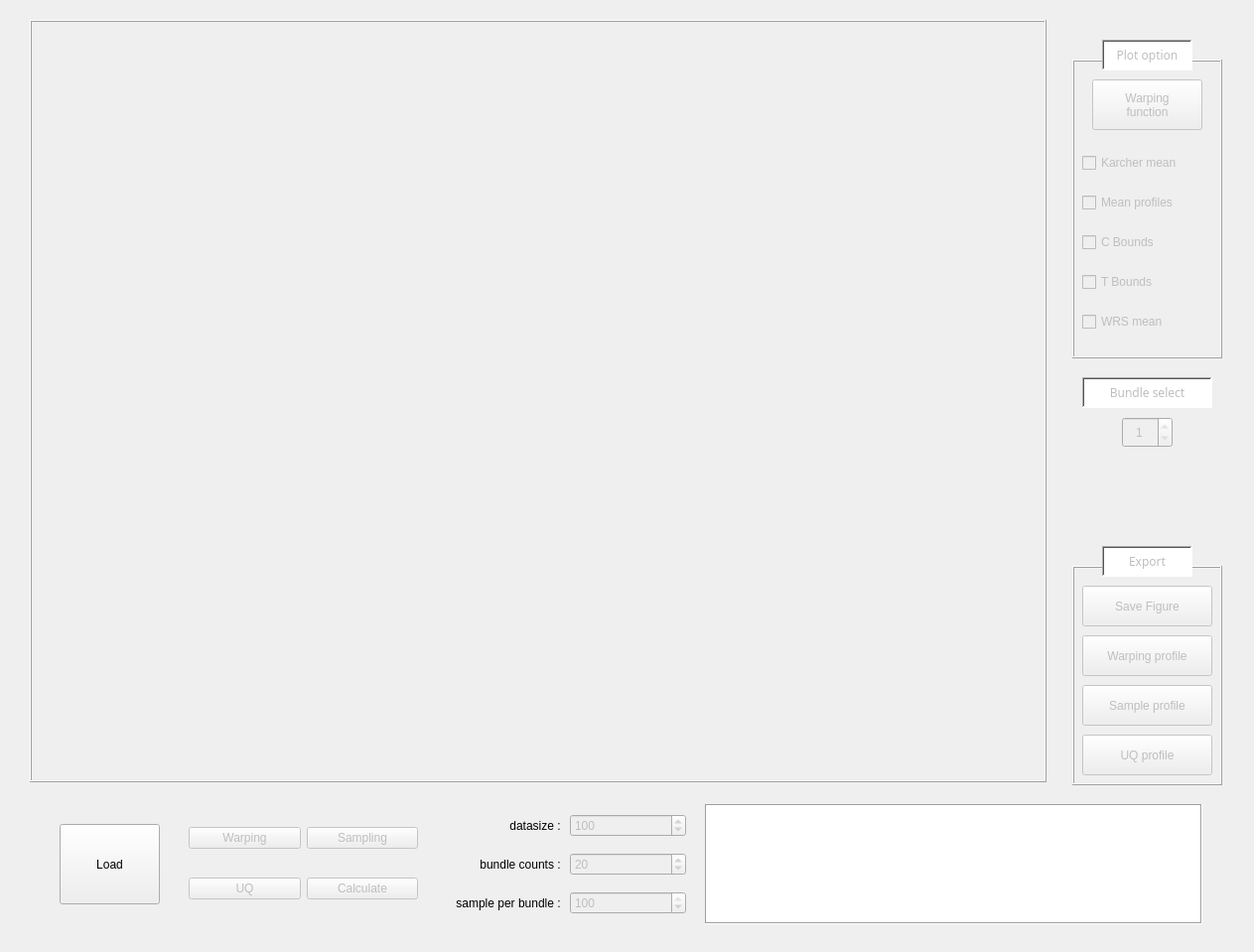
<?xml version="1.0" encoding="UTF-8"?>
<ui version="4.0">
 <class>MainWindow</class>
 <widget class="QMainWindow" name="MainWindow">
  <property name="enabled">
   <bool>true</bool>
  </property>
  <property name="geometry">
   <rect>
    <x>0</x>
    <y>0</y>
    <width>1263</width>
    <height>959</height>
   </rect>
  </property>
  <property name="focusPolicy">
   <enum>Qt::NoFocus</enum>
  </property>
  <property name="windowTitle">
   <string>KIMS_WRS+UQ</string>
  </property>
  <widget class="QWidget" name="centralwidget">
   <property name="autoFillBackground">
    <bool>false</bool>
   </property>
   <widget class="QWidget" name="gridLayoutWidget">
    <property name="geometry">
     <rect>
      <x>190</x>
      <y>810</y>
      <width>231</width>
      <height>121</height>
     </rect>
    </property>
    <layout class="QGridLayout" name="gridLayout">
     <item row="0" column="1">
      <widget class="QPushButton" name="btn_sample">
       <property name="enabled">
        <bool>false</bool>
       </property>
       <property name="text">
        <string>Sampling</string>
       </property>
      </widget>
     </item>
     <item row="1" column="0">
      <widget class="QPushButton" name="btn_UQ">
       <property name="enabled">
        <bool>false</bool>
       </property>
       <property name="text">
        <string>UQ</string>
       </property>
      </widget>
     </item>
     <item row="1" column="1">
      <widget class="QPushButton" name="btn_cal">
       <property name="enabled">
        <bool>false</bool>
       </property>
       <property name="text">
        <string>Calculate</string>
       </property>
      </widget>
     </item>
     <item row="0" column="0">
      <widget class="QPushButton" name="btn_warp">
       <property name="enabled">
        <bool>false</bool>
       </property>
       <property name="text">
        <string>Warping</string>
       </property>
      </widget>
     </item>
    </layout>
   </widget>
   <widget class="QTextBrowser" name="textBrowser">
    <property name="enabled">
     <bool>true</bool>
    </property>
    <property name="geometry">
     <rect>
      <x>710</x>
      <y>810</y>
      <width>501</width>
      <height>121</height>
     </rect>
    </property>
    <property name="frameShape">
     <enum>QFrame::Box</enum>
    </property>
   </widget>
   <widget class="QWidget" name="gridLayoutWidget_2">
    <property name="geometry">
     <rect>
      <x>450</x>
      <y>810</y>
      <width>241</width>
      <height>121</height>
     </rect>
    </property>
    <layout class="QGridLayout" name="gridLayout_2">
     <item row="1" column="1">
      <widget class="QSpinBox" name="spinBox_2">
       <property name="enabled">
        <bool>false</bool>
       </property>
       <property name="readOnly">
        <bool>false</bool>
       </property>
       <property name="minimum">
        <number>1</number>
       </property>
       <property name="maximum">
        <number>1000</number>
       </property>
       <property name="value">
        <number>20</number>
       </property>
      </widget>
     </item>
     <item row="2" column="1">
      <widget class="QSpinBox" name="spinBox_3">
       <property name="enabled">
        <bool>false</bool>
       </property>
       <property name="readOnly">
        <bool>false</bool>
       </property>
       <property name="minimum">
        <number>1</number>
       </property>
       <property name="maximum">
        <number>100</number>
       </property>
       <property name="value">
        <number>100</number>
       </property>
      </widget>
     </item>
     <item row="0" column="1">
      <widget class="QSpinBox" name="spinBox">
       <property name="enabled">
        <bool>false</bool>
       </property>
       <property name="readOnly">
        <bool>false</bool>
       </property>
       <property name="minimum">
        <number>10</number>
       </property>
       <property name="maximum">
        <number>1000</number>
       </property>
       <property name="value">
        <number>100</number>
       </property>
      </widget>
     </item>
     <item row="0" column="0">
      <widget class="QLabel" name="text_1">
       <property name="text">
        <string>datasize : </string>
       </property>
       <property name="alignment">
        <set>Qt::AlignRight|Qt::AlignTrailing|Qt::AlignVCenter</set>
       </property>
      </widget>
     </item>
     <item row="1" column="0">
      <widget class="QLabel" name="text_2">
       <property name="text">
        <string>bundle counts : </string>
       </property>
       <property name="alignment">
        <set>Qt::AlignRight|Qt::AlignTrailing|Qt::AlignVCenter</set>
       </property>
      </widget>
     </item>
     <item row="2" column="0">
      <widget class="QLabel" name="text_3">
       <property name="text">
        <string>sample per bundle : </string>
       </property>
       <property name="alignment">
        <set>Qt::AlignRight|Qt::AlignTrailing|Qt::AlignVCenter</set>
       </property>
      </widget>
     </item>
    </layout>
   </widget>
   <widget class="QWidget" name="verticalLayoutWidget">
    <property name="geometry">
     <rect>
      <x>30</x>
      <y>20</y>
      <width>1021</width>
      <height>771</height>
     </rect>
    </property>
    <layout class="QVBoxLayout" name="graph_verticalLayout"/>
   </widget>
   <widget class="QLabel" name="exportlabel">
    <property name="enabled">
     <bool>false</bool>
    </property>
    <property name="geometry">
     <rect>
      <x>1110</x>
      <y>550</y>
      <width>91</width>
      <height>31</height>
     </rect>
    </property>
    <property name="font">
     <font>
      <family>굴림</family>
      <weight>50</weight>
      <bold>false</bold>
     </font>
    </property>
    <property name="styleSheet">
     <string notr="true">background-color: rgb(255, 255, 255);
border-color: rgb(0, 0, 0);</string>
    </property>
    <property name="frameShape">
     <enum>QFrame::WinPanel</enum>
    </property>
    <property name="frameShadow">
     <enum>QFrame::Sunken</enum>
    </property>
    <property name="lineWidth">
     <number>1</number>
    </property>
    <property name="text">
     <string>Export</string>
    </property>
    <property name="alignment">
     <set>Qt::AlignCenter</set>
    </property>
   </widget>
   <widget class="QFrame" name="frame_2">
    <property name="geometry">
     <rect>
      <x>1080</x>
      <y>570</y>
      <width>151</width>
      <height>221</height>
     </rect>
    </property>
    <property name="frameShape">
     <enum>QFrame::Box</enum>
    </property>
    <property name="frameShadow">
     <enum>QFrame::Raised</enum>
    </property>
    <widget class="QPushButton" name="btn_savesample">
     <property name="enabled">
      <bool>false</bool>
     </property>
     <property name="geometry">
      <rect>
       <x>10</x>
       <y>120</y>
       <width>131</width>
       <height>41</height>
      </rect>
     </property>
     <property name="text">
      <string>Sample profile</string>
     </property>
    </widget>
    <widget class="QPushButton" name="btn_savefig">
     <property name="enabled">
      <bool>false</bool>
     </property>
     <property name="geometry">
      <rect>
       <x>10</x>
       <y>20</y>
       <width>131</width>
       <height>41</height>
      </rect>
     </property>
     <property name="text">
      <string>Save Figure</string>
     </property>
    </widget>
    <widget class="QPushButton" name="btn_saveUQ">
     <property name="enabled">
      <bool>false</bool>
     </property>
     <property name="geometry">
      <rect>
       <x>10</x>
       <y>170</y>
       <width>131</width>
       <height>41</height>
      </rect>
     </property>
     <property name="text">
      <string>UQ profile</string>
     </property>
    </widget>
    <widget class="QPushButton" name="btn_savewarp">
     <property name="enabled">
      <bool>false</bool>
     </property>
     <property name="geometry">
      <rect>
       <x>10</x>
       <y>70</y>
       <width>131</width>
       <height>41</height>
      </rect>
     </property>
     <property name="text">
      <string>Warping profile</string>
     </property>
    </widget>
   </widget>
   <widget class="QFrame" name="frame">
    <property name="geometry">
     <rect>
      <x>30</x>
      <y>20</y>
      <width>1024</width>
      <height>768</height>
     </rect>
    </property>
    <property name="frameShape">
     <enum>QFrame::Box</enum>
    </property>
    <property name="frameShadow">
     <enum>QFrame::Raised</enum>
    </property>
   </widget>
   <widget class="QLabel" name="graphlabel">
    <property name="enabled">
     <bool>false</bool>
    </property>
    <property name="geometry">
     <rect>
      <x>1110</x>
      <y>40</y>
      <width>91</width>
      <height>31</height>
     </rect>
    </property>
    <property name="font">
     <font>
      <family>굴림</family>
      <weight>50</weight>
      <bold>false</bold>
     </font>
    </property>
    <property name="styleSheet">
     <string notr="true">background-color: rgb(255, 255, 255);
border-color: rgb(0, 0, 0);</string>
    </property>
    <property name="frameShape">
     <enum>QFrame::WinPanel</enum>
    </property>
    <property name="frameShadow">
     <enum>QFrame::Sunken</enum>
    </property>
    <property name="lineWidth">
     <number>1</number>
    </property>
    <property name="text">
     <string>Plot option</string>
    </property>
    <property name="alignment">
     <set>Qt::AlignCenter</set>
    </property>
   </widget>
   <widget class="QFrame" name="frame_3">
    <property name="geometry">
     <rect>
      <x>1080</x>
      <y>60</y>
      <width>151</width>
      <height>301</height>
     </rect>
    </property>
    <property name="frameShape">
     <enum>QFrame::Box</enum>
    </property>
    <property name="frameShadow">
     <enum>QFrame::Raised</enum>
    </property>
    <widget class="QWidget" name="verticalLayoutWidget_2">
     <property name="geometry">
      <rect>
       <x>10</x>
       <y>80</y>
       <width>131</width>
       <height>211</height>
      </rect>
     </property>
     <layout class="QVBoxLayout" name="verticalLayout_4">
      <item>
       <widget class="QCheckBox" name="chkbox_Kmean">
        <property name="enabled">
         <bool>false</bool>
        </property>
        <property name="text">
         <string>Karcher mean</string>
        </property>
       </widget>
      </item>
      <item>
       <widget class="QCheckBox" name="chkbox_mean">
        <property name="enabled">
         <bool>false</bool>
        </property>
        <property name="text">
         <string>Mean profiles</string>
        </property>
        <property name="checkable">
         <bool>true</bool>
        </property>
       </widget>
      </item>
      <item>
       <widget class="QCheckBox" name="chkbox_cb">
        <property name="enabled">
         <bool>false</bool>
        </property>
        <property name="text">
         <string>C Bounds</string>
        </property>
        <property name="checkable">
         <bool>true</bool>
        </property>
        <property name="tristate">
         <bool>false</bool>
        </property>
       </widget>
      </item>
      <item>
       <widget class="QCheckBox" name="chkbox_tb">
        <property name="enabled">
         <bool>false</bool>
        </property>
        <property name="text">
         <string>T Bounds</string>
        </property>
        <property name="checkable">
         <bool>true</bool>
        </property>
       </widget>
      </item>
      <item>
       <widget class="QCheckBox" name="chkbox_WRSmean">
        <property name="enabled">
         <bool>false</bool>
        </property>
        <property name="text">
         <string>WRS mean</string>
        </property>
       </widget>
      </item>
     </layout>
    </widget>
    <widget class="QPushButton" name="btn_warpshow">
     <property name="enabled">
      <bool>false</bool>
     </property>
     <property name="geometry">
      <rect>
       <x>20</x>
       <y>20</y>
       <width>111</width>
       <height>51</height>
      </rect>
     </property>
     <property name="text">
      <string>Warping
function</string>
     </property>
     <property name="checkable">
      <bool>true</bool>
     </property>
    </widget>
   </widget>
   <widget class="QPushButton" name="btn_load">
    <property name="enabled">
     <bool>true</bool>
    </property>
    <property name="geometry">
     <rect>
      <x>60</x>
      <y>830</y>
      <width>101</width>
      <height>81</height>
     </rect>
    </property>
    <property name="text">
     <string>Load</string>
    </property>
   </widget>
   <widget class="QLabel" name="btn_bundleselect">
    <property name="enabled">
     <bool>false</bool>
    </property>
    <property name="geometry">
     <rect>
      <x>1090</x>
      <y>380</y>
      <width>131</width>
      <height>31</height>
     </rect>
    </property>
    <property name="font">
     <font>
      <family>굴림</family>
      <weight>50</weight>
      <bold>false</bold>
     </font>
    </property>
    <property name="styleSheet">
     <string notr="true">background-color: rgb(255, 255, 255);
border-color: rgb(0, 0, 0);</string>
    </property>
    <property name="frameShape">
     <enum>QFrame::WinPanel</enum>
    </property>
    <property name="frameShadow">
     <enum>QFrame::Sunken</enum>
    </property>
    <property name="lineWidth">
     <number>1</number>
    </property>
    <property name="text">
     <string>Bundle select</string>
    </property>
    <property name="alignment">
     <set>Qt::AlignCenter</set>
    </property>
   </widget>
   <widget class="QSpinBox" name="spinBox_4">
    <property name="enabled">
     <bool>false</bool>
    </property>
    <property name="geometry">
     <rect>
      <x>1130</x>
      <y>420</y>
      <width>51</width>
      <height>31</height>
     </rect>
    </property>
    <property name="alignment">
     <set>Qt::AlignCenter</set>
    </property>
    <property name="minimum">
     <number>1</number>
    </property>
    <property name="maximum">
     <number>1</number>
    </property>
   </widget>
   <zorder>frame_2</zorder>
   <zorder>gridLayoutWidget</zorder>
   <zorder>textBrowser</zorder>
   <zorder>gridLayoutWidget_2</zorder>
   <zorder>verticalLayoutWidget</zorder>
   <zorder>exportlabel</zorder>
   <zorder>frame</zorder>
   <zorder>frame_3</zorder>
   <zorder>graphlabel</zorder>
   <zorder>btn_load</zorder>
   <zorder>btn_bundleselect</zorder>
   <zorder>spinBox_4</zorder>
  </widget>
 </widget>
 <resources/>
 <connections/>
</ui>
